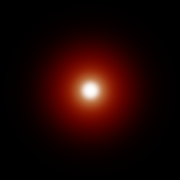

Reproduce this figure in Python.
##DiffusionProfile生成代码
from PIL import Image,ImageDraw,ImageFont,ImageFilter
import  numpy as np
import random
import math


def saturate(v):
    return max((.0, min(v, 1.0)))

def gaussian(r, v):
    return np.exp(-np.power(r, 3.5) / (.05*v))

def gaussian2(r, v):
    return np.exp(-np.power(r, 2) / v)

def gaussian3(r, v):
    return (1 / np.sqrt(2 * np.pi * v)) * np.exp(-np.power(r, 2) / (2 * v))

def gaussian4(r, d):
    return(np.exp(-r / d) + np.exp(-r / (3 * d)))

def Cal(distance,G):
    rgb = np.array([0.233,0.455,0.649]) * G(distance, 0.0064)+\
          np.array([0.100,0.336,0.344]) * G(distance, 0.0484)+\
          np.array([0.118,0.198,0.000]) * G(distance, 0.1870)+\
          np.array([0.113,0.007,0.007]) * G(distance, 0.5670)+\
          np.array([0.358,0.004,0.000]) * G(distance, 1.9900)+\
          np.array([0.078,0.000,0.000]) * G(distance, 7.4100)
    rgb = np.multiply(rgb,255).astype(int)
    return (rgb[0],rgb[1],rgb[2])


def Cal_R(distance,G):
    rgb = 0.233 * G(distance, 0.0064)+\
          0.100 * G(distance, 0.0484)+\
          0.118 * G(distance, 0.1870)+\
          0.113 * G(distance, 0.5670)+\
          0.358 * G(distance, 1.9900)+\
          0.078 * G(distance, 7.4100)
    # rgb *= 255
    return rgb


def Cal_G(distance,G):
    rgb = 0.455 * G(distance, 0.0064)+\
          0.336 * G(distance, 0.0484)+\
          0.198 * G(distance, 0.1870)+\
          0.007 * G(distance, 0.5670)+\
          0.004 * G(distance, 1.9900)+\
          0.000 * G(distance, 7.4100)
    # rgb *= 255
    return rgb


def Cal_B(distance,G):
    rgb =0.649 * G(distance, 0.0064)+\
         0.344 * G(distance, 0.0484)+\
         0.000 * G(distance, 0.1870)+\
         0.007 * G(distance, 0.5670)+\
         0.000 * G(distance, 1.9900)+\
         0.000 * G(distance, 7.4100)
    # rgb *= 255
    return rgb

vl = np.array([.0064, .0484, .187, .567, 1.99, 7.41])

def R_R(d=.0):

    return  0.233 * gaussian(d, 0.0064) +\
            0.1   * gaussian(d, 0.0484) +\
            0.118 * gaussian(d, 0.187 ) +\
            0.113 * gaussian(d, 0.567 ) +\
            0.358 * gaussian(d, 1.99  ) +\
            0.078 * gaussian(d, 7.41  )

def R_G(d=.0):

    return  0.455 * gaussian(d, 0.0064) +\
            0.336 * gaussian(d, 0.0484) +\
            0.198 * gaussian(d, 0.187 ) +\
            0.007 * gaussian(d, 0.567 ) +\
            0.007 * gaussian(d, 1.99  ) +\
            0.000 * gaussian(d, 7.41  )


def R_B(d=.0):

    return  0.649 * gaussian(d, 0.0064)  +\
            0.344 * gaussian(d, 0.0484)  +\
            0.000 * gaussian(d, 0.187 )  +\
            0.007 * gaussian(d, 0.567 )  +\
            0.000 * gaussian(d, 1.99  )  +\
            0.000 * gaussian(d, 7.41  )


width = 180
height = 180
image = Image.new('RGB',(width,height),(255,255,255))

draw = ImageDraw.Draw(image)
for x in range(width):
    uvx = (float(x)/float(width) - .5) * 2
    for y in range(height):
        uvy = (float(y)/float(height) - .5) * 2
        d = math.sqrt((uvx)**2+(uvy)**2)
        draw.point((x,y),fill = Cal(d,gaussian))

image.show()
image.save("profile" + ".png", "png")


# import matplotlib.pyplot as plt
# import numpy as np
#
# # def dipole(r, s, a):
# #     t = s + a
# #     tr = np.sqrt(3 * a * t)
# #     return np.exp(tr*r)/(4 * np.pi * (1 / 3 * t) * r)
# #
# #
# x = np.linspace(0, 2.5, 100)
# # plt.ylim(bottom=0,top=.5)
# r = R_R(x)
# g = R_G(x)
# b = R_B(x)
#
# plt.xlabel("r")  # x轴上的名字
# plt.ylabel("rR(r)")  # y轴上的名字
# plt.plot(x,x * r, color='red', linewidth=1)
# plt.plot(x,x * g, color='green', linewidth=1)
# plt.plot(x,x * b, color='blue', linewidth=1)
# plt.show()

# def normalize(v):
#     return v/np.linalg.norm(v)
#
# print(normalize(np.array([0.233,0.455,0.649])))
# print(normalize(np.array([0.100,0.336,0.344])))
# print(normalize(np.array([0.118,0.198,0.000])))
# print(normalize(np.array([0.113,0.007,0.007])))
# print(normalize(np.array([0.358,0.004,0.000])))
# print(normalize(np.array([0.078,0.000,0.000])))
